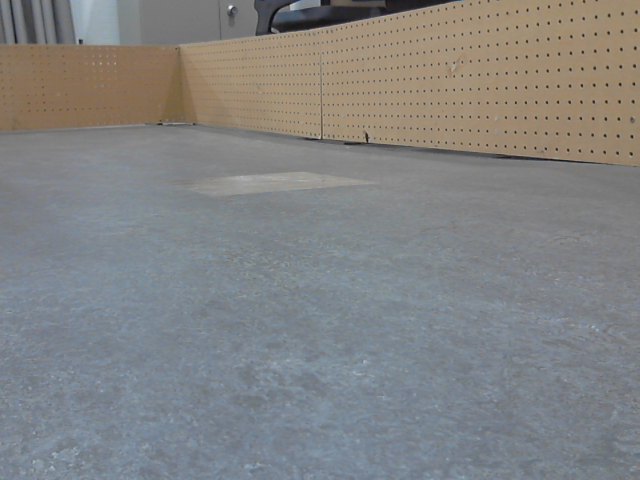
#> input picture img/poi.png, 640 x 480 px
$ python vision.py   (older library calls are emulated)
#> lines starting #> are read from the running program, lines starting #| are printed output that depends on the picture; after the words box and inside, x2 and y2 are one past the last pixel; in counts of white or black regions, pixels touching at a corner belong together
import copy
import glob
import time

import cv2
import numpy as np

wall_lower_range = np.array([0, 50, 0], dtype=np.uint8)
wall_upper_range = np.array([60, 200, 255], dtype=np.uint8)

#poi_color_lower = np.array([0, 0, 225], dtype=np.uint8)
#poi_color_upper = np.array([0, 0, 255], dtype=np.uint8)


poi_color_lower = np.array([49, 17, 194], dtype=np.uint8)
poi_color_upper = np.array([137, 133, 255], dtype=np.uint8)


class Vision:
    # [8 lines left out: function __init__, not called in this run]

    def poi_present(self):
        return self._poi_position is not None

    def get_centerline_distance(self):
        pass

    # [98 lines left out: functions grab_image, get_poi_location, compute_error_matrix, not called in this run]


data = {
    "h_lower": 90,
    "s_lower": 71,
    "v_lower": 235,
    "h_upper": 110,
    "s_upper": 81,
    "v_upper": 255
}


# [69 lines left out: function vision_test2, not called in this run]


def check_threshold():
    def _check_threshold(frame_filename):
#> called with frame_filename = 'img/poi.png'
        frame = cv2.imread(frame_filename)
#> frame is the input picture: shape (480, 640, 3); mean B, G, R 130.9, 131.2, 130.6
        hsv = cv2.cvtColor(frame, cv2.COLOR_BGR2HSV)
#> hsv: shape (480, 640, 3); mean H, S, V 72.1, 37, 141.3
        start = time.time()
        wall_img = cv2.inRange(hsv, wall_lower_range, wall_upper_range)
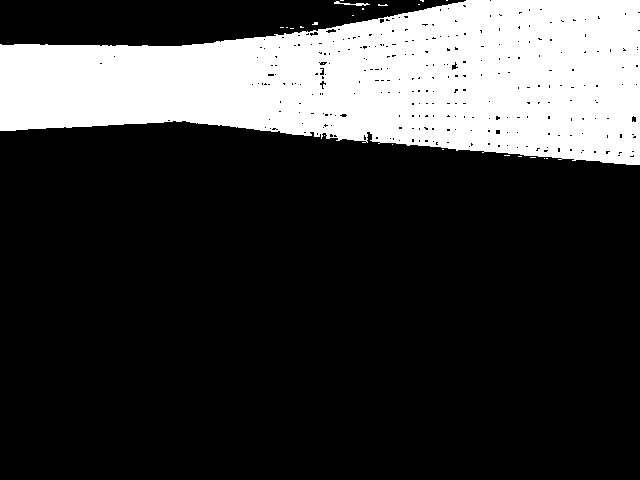
#> wall_img: shape (480, 640); 23.7% white; 23 white regions (21 under 20 px), largest, box (x1, y1, x2, y2) and area: (0, 0, 640, 165) 72559, (334, 1, 370, 6) 69
        wall_img = cv2.GaussianBlur(wall_img, (11, 1), 1, 1, wall_img.shape[0])
        print("Wall detection took: {}".format(time.time() - start))

        wall_img_filtered = copy.deepcopy(wall_img)

        start = time.time()
        frame[wall_img_filtered > 150] = 0
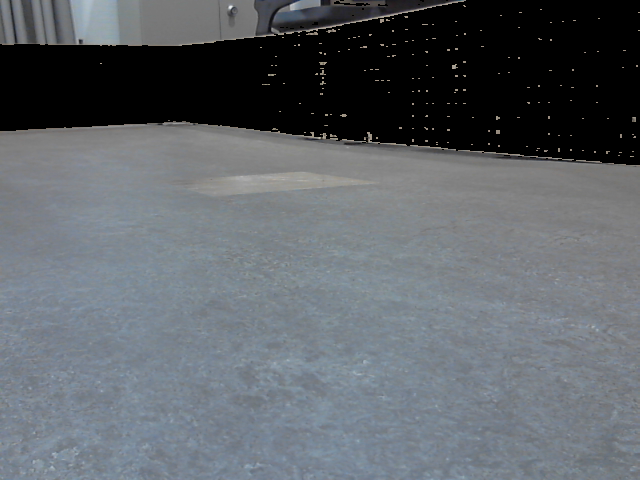
#> frame: shape (480, 640, 3); mean B, G, R 105.1, 99.8, 94.6
        print("Wall removal took: {}".format(time.time() - start))

        hsv = cv2.cvtColor(frame, cv2.COLOR_BGR2HSV)
#> hsv: shape (480, 640, 3); mean H, S, V 68.2, 19.6, 105.4
        # cv2.imshow("frame", hsv)

        # [61 lines left out: functions change_h_lower_param, change_s_lower_param, change_v_lower_param, change_h_upper_param, change_s_upper_param, change_v_upper_param, not called in this run]
            # cv2.imshow("frame", img)

        # {'s_lower': 20, 'h_lower': 41, 'v_upper': 255, 'v_lower': 187, 'h_upper': 171, 's_upper': 139}
        cv2.namedWindow('frame')
        cv2.createTrackbar('h_lower', 'frame', 0, 171, change_h_lower_param)
        cv2.createTrackbar('s_lower', 'frame', 0, 255, change_s_lower_param)
        cv2.createTrackbar('v_lower', 'frame', 0, 255, change_v_lower_param)
        cv2.createTrackbar('h_upper', 'frame', 0, 171, change_h_upper_param)
        cv2.createTrackbar('s_upper', 'frame', 0, 255, change_v_upper_param)
        cv2.createTrackbar('v_upper', 'frame', 0, 255, change_s_upper_param)

        cv2.waitKey(-1)
        cv2.destroyAllWindows()

#> (the run stopped early here; a loop or call above may not have finished)
